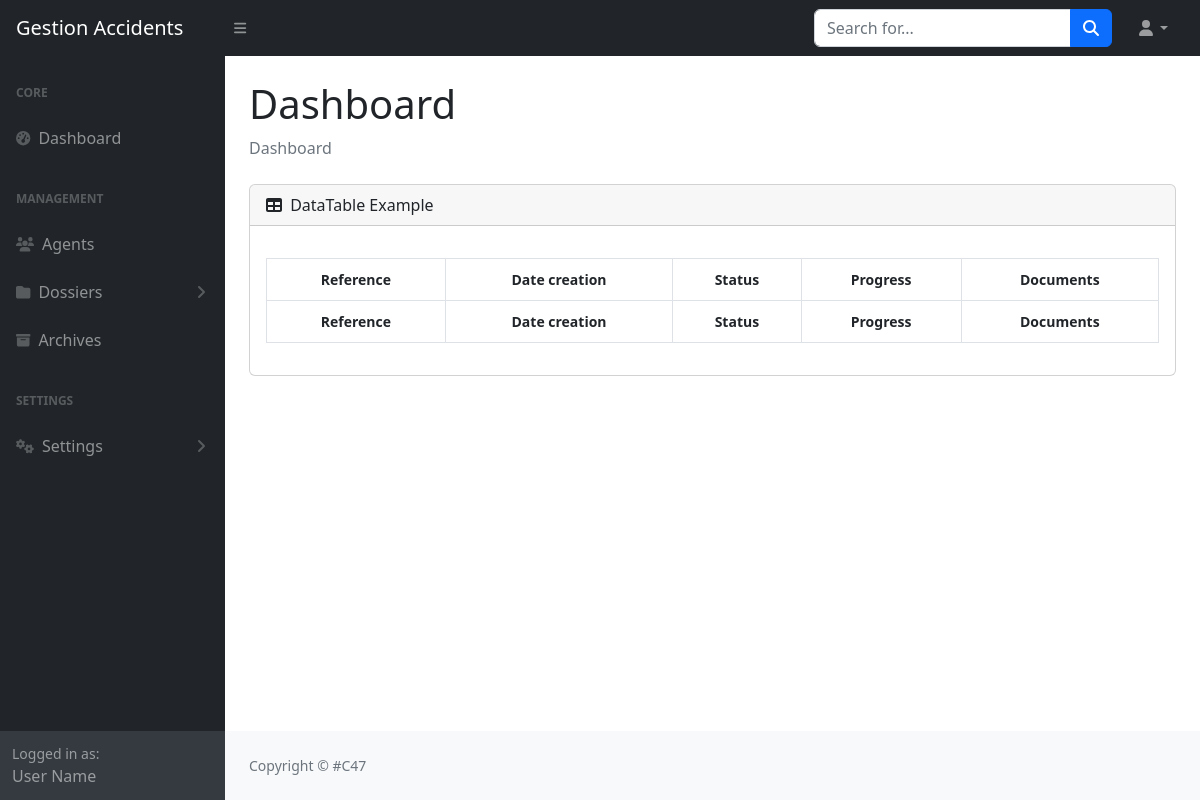
/Views/index.php?page=views_dos, run on an earlier commit of the app's database.
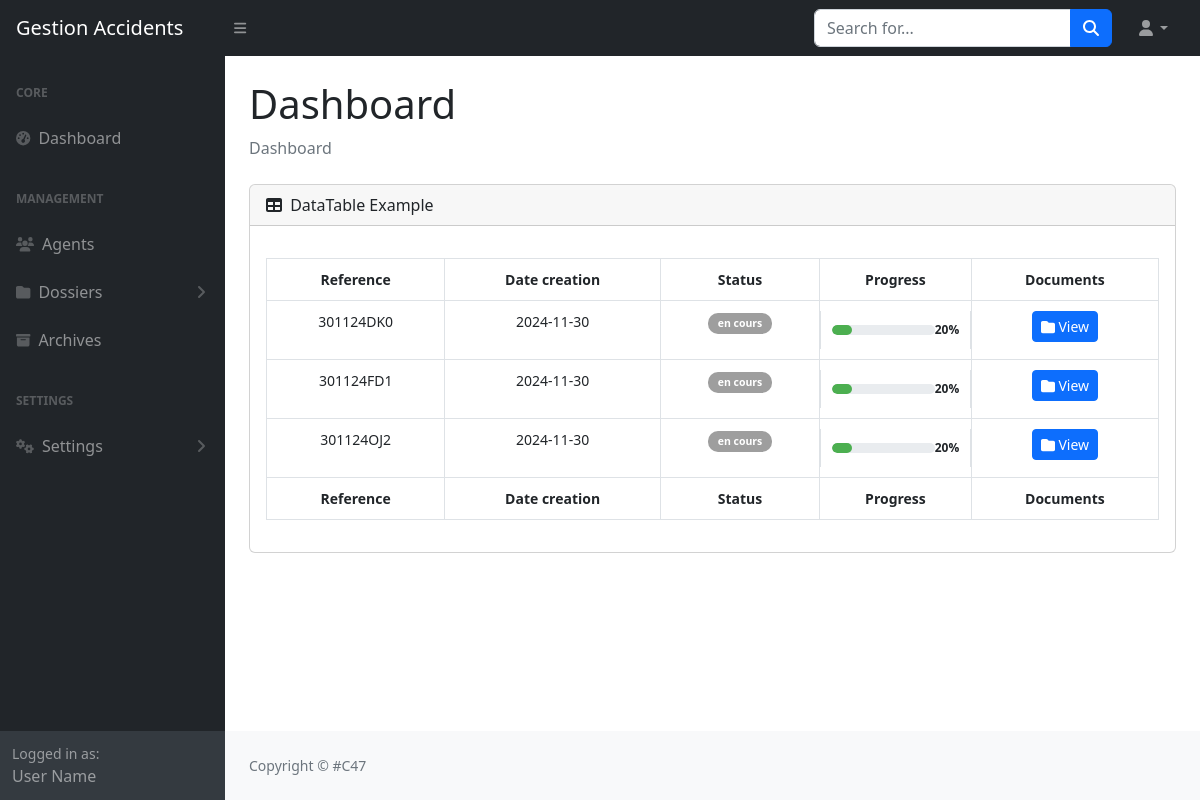
And on a later commit of the database.
### tables this page shows
CREATE TABLE `dossiers` (
  `id_dossier` int(11) NOT NULL,
  `reference` varchar(50) NOT NULL,
  `date_creation` date NOT NULL,
  `statut` varchar(25) NOT NULL DEFAULT 'en cours',
  `progress` int(25) NOT NULL DEFAULT 20,
  `consulté` varchar(255) DEFAULT 'Null',
  `date_derniere_consultation` timestamp NULL DEFAULT NULL,
  `id_agent` int(11) NOT NULL,
  `charts` varchar(11) NOT NULL
);

### Views/views_dos.php (the view, shortened to what this page needs)
<div id="layoutSidenav_content">
    <main>
        <div class="container-fluid px-4">
            <h1 class="mt-4">Dashboard</h1>
            <ol class="breadcrumb mb-4">
                <li class="breadcrumb-item active">Dashboard</li>
            </ol>
            <div class="card mb-4">
                <div class="card-header">
                    <i class="fas fa-table me-1"></i>
                    DataTable Example
                </div>
                <div class="card-body">
                    <table id="datatablesSimple" class="table table-bordered table-hover">
                        <thead>
                            <tr>
                                <th>Reference</th>
                                <th>Date creation</th>
                                <th>Status</th>
                                <th class="progg">Progress</th>
                                <th>Documents</th>
                            </tr>
                        </thead>
                        <tfoot>
                            <tr>
                                <th>Reference</th>
                                <th>Date creation</th>
                                <th>Status</th>
                                <th class="progg">Progress</th>
                                <th>Documents</th>
                            </tr>
                        </tfoot>
                        <tbody>
                            <?php
                            $dossiers_encoure_query = "SELECT * FROM dossiers WHERE statut != 'complet' AND progress >= 0 ORDER BY -date_creation";
                            $dossiers_encoure_queryresult = mysqli_query($conn, $dossiers_encoure_query);
                            $dossiers_encoure_rows = mysqli_fetch_all($dossiers_encoure_queryresult, MYSQLI_ASSOC);
                            foreach ($dossiers_encoure_rows as $row): ?>
                                <tr>
                                    <td><?php echo htmlspecialchars($row['reference']); ?></td>
                                    <td><?php echo htmlspecialchars($row['date_creation']); ?></td>
                                    <td>
                                        <span class="badge"
                                        style="background-color: <?php echo getStatusColor($row['statut']); ?>;">
                                        <?php echo htmlspecialchars($row['statut']); ?>
                                    </span>
                                </td>
                                <td class="progress-container progg">
                                    <div class="progress-line">
                                        <div class="fill"
                                        style="width: <?php echo htmlspecialchars($row['progress']); ?>%;">
                                    </div>
                                </div>
                                <div class="percentage">
                                    <?php echo htmlspecialchars($row['progress']); ?>%
                                </div>
                            </td>
                            <td>
                                <a class="btn btn-primary btn-sm"
                                    href="index.php?page=view_doc&id=<?php echo $row['id_dossier'] ?>">
                                    <i class="fas fa-folder">
                                    </i>
                                    View
                                </a>
                            </td>
                                </tr>
                            <?php endforeach; ?>
                        </tbody>
                    </table>
                </div>
            </div>
        </div>
    </main>
</div>

### Views/index.php (shortened to what this page needs)
<!DOCTYPE html>
<html lang="en">
<head>
    <?php include "components/header.php"; ?>
    <?php
    include '../Config/config.php';
    ?>
</head>
<body class="sb-nav-fixed">
    <?php include 'components/navbar.php' ?>
    <div id="layoutSidenav">
        <?php
        if (isset($_GET['page']) && $_GET['page'] == 'index') {
            include "dashboard.php";
        } else if (isset($_GET['page']) && $_GET['page'] == 'views_dos') {
            include "views_dos.php";
        } else if (isset($_GET['page']) && $_GET['page'] == 'view_doc' && isset($_GET['id'])) {
            $_GET['id'] = htmlspecialchars($_GET['id']);
            include "view_doc.php";
        } else if (isset($_GET['page']) && $_GET['page'] == 'creat_dos') {
            include "creat_dos.php";
        }
        ?>
    </div>
        <?php
        function getStatusColor($statut)
        {
            switch (strtolower($statut)) {
                default:
                    return '#9e9e9e';
            }
        }
        ?>
</body>
</html>

### Views/components/header.php (shortened to what this page needs)
<link href="https://cdn.jsdelivr.net/npm/simple-datatables@7.1.2/dist/style.min.css" rel="stylesheet" />
<link href="css/styles.css" rel="stylesheet" />

### Views/components/navbar.php (shortened to what this page needs)
<nav class="sb-topnav navbar navbar-expand navbar-dark bg-dark">
        <a class="navbar-brand ps-3" href="index.html">Gestion Accidents</a>
        <button class="btn btn-link btn-sm order-1 order-lg-0 me-4 me-lg-0" id="sidebarToggle" href="#!"><i
                class="fas fa-bars"></i></button>
        <form class="d-none d-md-inline-block form-inline ms-auto me-0 me-md-3 my-2 my-md-0">
            <div class="input-group">
                <input class="form-control" type="text" placeholder="Search for..." aria-label="Search for..."
                    aria-describedby="btnNavbarSearch" />
                <button class="btn btn-primary" id="btnNavbarSearch" type="button"><i
                        class="fas fa-search"></i></button>
            </div>
        </form>
        <ul class="navbar-nav ms-auto ms-md-0 me-3 me-lg-4">
            <li class="nav-item dropdown">
                <a class="nav-link dropdown-toggle" id="navbarDropdown" href="#" role="button" data-bs-toggle="dropdown"
                    aria-expanded="false"><i class="fas fa-user fa-fw"></i></a>
            </li>
        </ul>
    </nav>

### Views/index.php (style rules this page uses)
.progress-container { display: flex; align-items: center; justify-content: center; text-align: center; margin: 10px auto; }
.progress-line { display: flex; align-items: center; width: 80%; height: 20px; background: #e0e0e0; border-radius: 10px; overflow: hidden; position: relative; }
.progress-line .fill { background: #4caf50; height: 100%; width: 70%; transition: width 0.3s ease; }
.table { width: 100%; margin: 1rem 0; border-collapse: collapse; font-size: 14px; }
.table th, .table td { padding: 10px; text-align: center; }
.progress-container { width: 100%; max-width: 250px; }
.progress-line { background-color: #e9ecef; border-radius: 5px; height: 10px; }
.fill { height: 100%; border-radius: 5px; background-color: #4caf50; }
.percentage { font-size: 12px; font-weight: bold; text-align: right; }
.badge { padding: 5px 10px; border-radius: 10px; color: #fff; }

What changed in the data, as far as the page shows it:
added dossiers: reference "301124DK0", date_creation "2024-11-30", statut "en cours", progress "20"
added dossiers: reference "301124FD1", date_creation "2024-11-30", statut "en cours", progress "20"
added dossiers: reference "301124OJ2", date_creation "2024-11-30", statut "en cours", progress "20"
